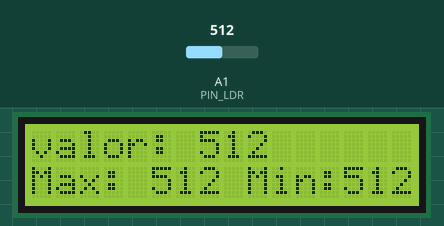
This sketch was run on a simulated Arduino Uno, built with avr-gcc and run on an emulated ATmega328P. Shown: 16×2 character LCD. The test bench sets the inputs (shaded band); at power-on: A1 (PIN_LDR) = 512. What the sketch prints to the serial monitor is not drawn.

Above: at 1.2 s.
1.3 s: A1 (PIN_LDR) set to 716
At 2.6 s:
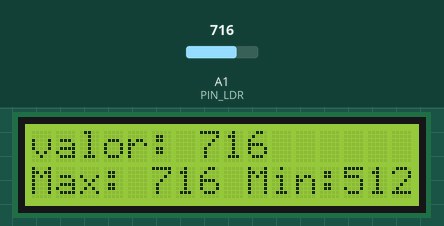
3.1 s: A1 (PIN_LDR) set to 900
At 4.4 s:
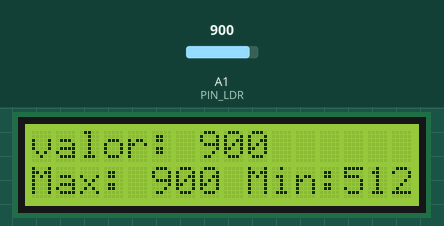
4.7 s: A1 (PIN_LDR) set to 1023
At 5.4 s:
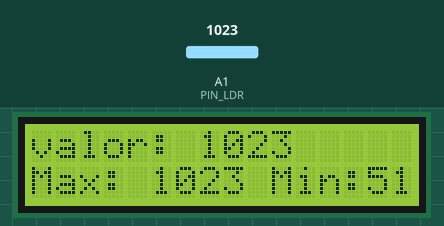
Timing chart, 0 to 7.7 s (numbered marks = the images above; inputs shaded):
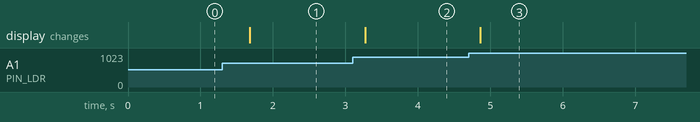

The sketch:

Ejercicio03-LDR.ino
```cpp
#define PIN_LDR A1
#include <Wire.h>
#include <LiquidCrystal_I2C.h>

LiquidCrystal_I2C lcd(0x3f,16,2);  // set the LCD address to 0x27 for a 16 chars and 2 line display

int maximo = 0;
int minimo = 1023;

void setup() {
  Serial.begin(9600);
  lcd.init();
  lcd.backlight();
}

void loop() {
  int sensorValue = analogRead(PIN_LDR);
  maximo = max(maximo,sensorValue);
  minimo = min(minimo,sensorValue);
  Serial.print(sensorValue);
  Serial.print(",");
  Serial.print(maximo);
  Serial.print(",");
  Serial.println(minimo);

  lcd.clear();
  lcd.setCursor(0, 0);
  lcd.print("valor: ");
  lcd.print(sensorValue);

  lcd.setCursor(0, 1);
  lcd.print("Max: ");
  lcd.print(maximo);
  lcd.print(" Min:");
  lcd.print(minimo);
  delay(500);
}
```

Measured:
- after the input at 1.3 s, the display: changes after 0.38 s (image 1)
- after the input at 3.1 s, the display: changes after 0.17 s (image 2)
- after the input at 4.7 s, the display: changes after 0.16 s (image 3)
